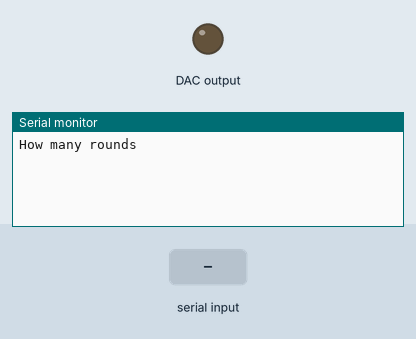
This sketch was run on a simulated Arduino Leonardo, built with avr-gcc and run on an emulated ATmega32U4. Parts: output pins drawn as LEDs (lit = HIGH), the last lines printed to the serial monitor. Wiring (inferred from the names in the program): MCP4725 DAC at I2C address 0x60. The test bench sets the inputs (shaded band).

Above: at 1.0 s.
1.1 s: "90,45\n" received over Serial
At 2.3 s:
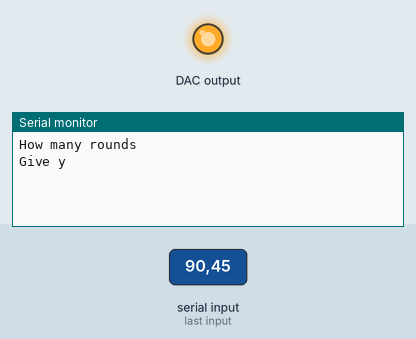
3.1 s: "90,45\n" received over the second serial link
At 3.8 s:
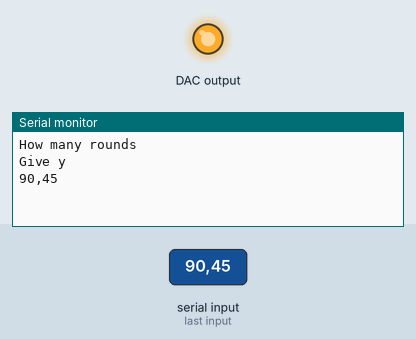
4.6 s: "5\n" received over the second serial link
At 4.9 s:
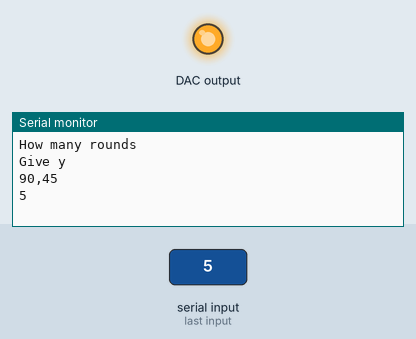
6.1 s: "1,90,45\n" received over the second serial link
At 7.3 s:
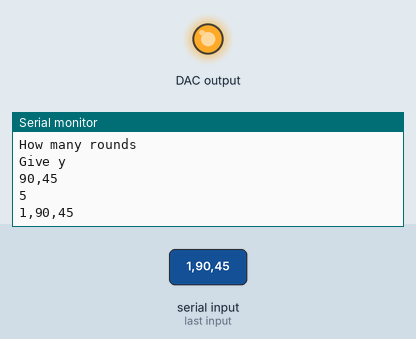

Measured:
- after the input at 1.1 s, the serial monitor: prints a new line at once (image 1)
- after the input at 3.1 s, the serial monitor: prints a new line at once (image 2)
- after the input at 4.6 s, the serial monitor: prints a new line at once (image 3)
- after the input at 6.1 s, the serial monitor: prints a new line at once (image 4)

The sketch:

uno_code.ino
```cpp
#include <Wire.h>

#define MCP4725_ADDR 0x60

int i = 0;
int y = 0;
int compteur = 0;
unsigned long time;

void DAC_control(int value){
  // 143us
  Wire.beginTransmission(MCP4725_ADDR);
  Wire.write(64);
  Wire.write(value >> 4);
  Wire.write((value & 15) << 4);
  Wire.endTransmission();
}

void DAC_S64(){
  for(int i=0; i<4096; i += 9){
    DAC_control(i);
  }
  DAC_control(4095);
}

void DAC_S1024(){
  for(int i=0; i<4096; i += 1){
    DAC_control(i);
    delayMicroseconds(107);
  }
  DAC_control(4095);
}

void DAC_Sy(int y){
  for(int i=0; i<y; i += 1){
    DAC_control(i);
    delayMicroseconds(130);
  }
  for(int i=y; i<4096; i += 9){
    DAC_control(i);
  }
  DAC_control(4095);
}

void setup() {
  Serial.begin(115200);
  Wire.begin();
  Wire.setClock(400000);
  DAC_control(0);

  Serial.println(F("How many rounds"));
  while(!Serial.available()){
    delay(100);
  }
  if (Serial.available()){
    i = Serial.parseInt();
    Serial.read();
  }

  Serial.println(F("Give y"));
  while(!Serial.available()){
    delay(100);
  }
  if (Serial.available()){
    y = Serial.parseInt();
    Serial.read();
  }
  delay(500);
  Serial1.begin(57600);
  DAC_Sy(y);
}

void loop() {
  if (Serial1.available()){
    char inByte = Serial1.read();
    if(inByte!='X'){
      Serial.write(inByte);
    }
    else{
      while(!Serial1.available()){}
      char inByte = Serial1.read();
      if(inByte=='X'){
        Serial.flush();
        Serial1.flush();
        DAC_control(1);
        if(++compteur == i){
          for (;;);
          //asm volatile ("  jmp 0");
        }
        delay(1000);
        DAC_Sy(y);
      }
    }
  }
}
```
